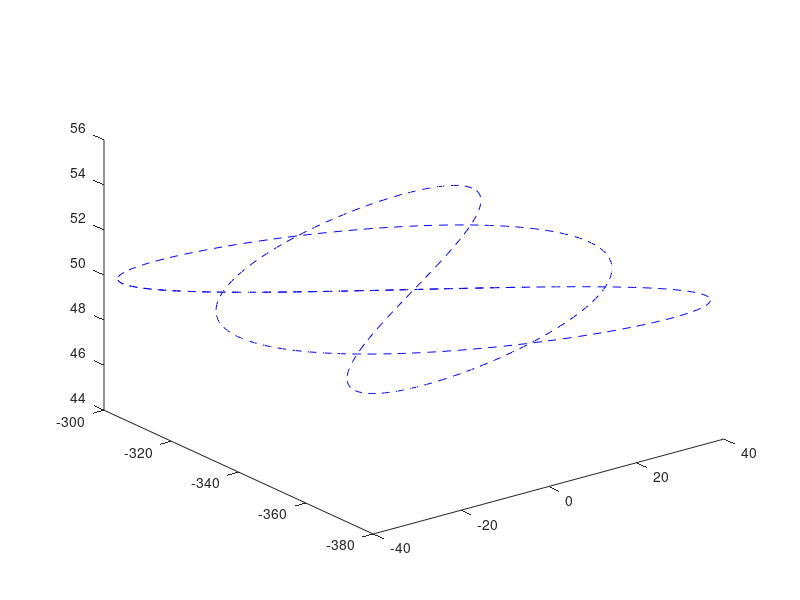

Source code (MATLAB):
% generate helix path
function [x, y, z] = generate_Lissajous_curve        
    t = linspace(1,8,500);    
    kx = 3;
    ky = 2;
    a = 40;
    b = 40;
    x = a*cos(kx*t);
    z = linspace(50,50,500);
    y = b*sin(ky*t)-340;
    
    figure
    view(2)
    plot3(x,y,z,'--blue')
end